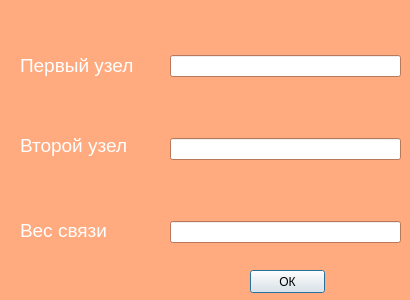
<?xml version="1.0" encoding="UTF-8"?>
<ui version="4.0">
 <class>addedge</class>
 <widget class="QDialog" name="addedge">
  <property name="geometry">
   <rect>
    <x>0</x>
    <y>0</y>
    <width>410</width>
    <height>300</height>
   </rect>
  </property>
  <property name="palette">
   <palette>
    <active>
     <colorrole role="WindowText">
      <brush brushstyle="SolidPattern">
       <color alpha="255">
        <red>255</red>
        <green>255</green>
        <blue>255</blue>
       </color>
      </brush>
     </colorrole>
     <colorrole role="Base">
      <brush brushstyle="SolidPattern">
       <color alpha="255">
        <red>255</red>
        <green>255</green>
        <blue>255</blue>
       </color>
      </brush>
     </colorrole>
     <colorrole role="Window">
      <brush brushstyle="SolidPattern">
       <color alpha="255">
        <red>255</red>
        <green>170</green>
        <blue>127</blue>
       </color>
      </brush>
     </colorrole>
    </active>
    <inactive>
     <colorrole role="WindowText">
      <brush brushstyle="SolidPattern">
       <color alpha="255">
        <red>255</red>
        <green>255</green>
        <blue>255</blue>
       </color>
      </brush>
     </colorrole>
     <colorrole role="Base">
      <brush brushstyle="SolidPattern">
       <color alpha="255">
        <red>255</red>
        <green>255</green>
        <blue>255</blue>
       </color>
      </brush>
     </colorrole>
     <colorrole role="Window">
      <brush brushstyle="SolidPattern">
       <color alpha="255">
        <red>255</red>
        <green>170</green>
        <blue>127</blue>
       </color>
      </brush>
     </colorrole>
    </inactive>
    <disabled>
     <colorrole role="WindowText">
      <brush brushstyle="SolidPattern">
       <color alpha="255">
        <red>120</red>
        <green>120</green>
        <blue>120</blue>
       </color>
      </brush>
     </colorrole>
     <colorrole role="Base">
      <brush brushstyle="SolidPattern">
       <color alpha="255">
        <red>255</red>
        <green>170</green>
        <blue>127</blue>
       </color>
      </brush>
     </colorrole>
     <colorrole role="Window">
      <brush brushstyle="SolidPattern">
       <color alpha="255">
        <red>255</red>
        <green>170</green>
        <blue>127</blue>
       </color>
      </brush>
     </colorrole>
    </disabled>
   </palette>
  </property>
  <property name="windowTitle">
   <string>Dialog</string>
  </property>
  <widget class="QWidget" name="verticalLayoutWidget_2">
   <property name="geometry">
    <rect>
     <x>170</x>
     <y>0</y>
     <width>231</width>
     <height>301</height>
    </rect>
   </property>
   <layout class="QVBoxLayout" name="verticalLayout_2">
    <item>
     <widget class="QLineEdit" name="lineEdit_3"/>
    </item>
    <item>
     <widget class="QLineEdit" name="lineEdit_2"/>
    </item>
    <item>
     <widget class="QLineEdit" name="lineEdit"/>
    </item>
   </layout>
  </widget>
  <widget class="QLabel" name="label">
   <property name="geometry">
    <rect>
     <x>20</x>
     <y>50</y>
     <width>131</width>
     <height>31</height>
    </rect>
   </property>
   <property name="font">
    <font>
     <pointsize>14</pointsize>
    </font>
   </property>
   <property name="text">
    <string>Первый узел</string>
   </property>
  </widget>
  <widget class="QLabel" name="label_2">
   <property name="geometry">
    <rect>
     <x>20</x>
     <y>130</y>
     <width>111</width>
     <height>31</height>
    </rect>
   </property>
   <property name="font">
    <font>
     <pointsize>14</pointsize>
    </font>
   </property>
   <property name="text">
    <string>Второй узел</string>
   </property>
  </widget>
  <widget class="QLabel" name="label_3">
   <property name="geometry">
    <rect>
     <x>20</x>
     <y>220</y>
     <width>91</width>
     <height>20</height>
    </rect>
   </property>
   <property name="font">
    <font>
     <pointsize>14</pointsize>
    </font>
   </property>
   <property name="text">
    <string>Вес связи</string>
   </property>
  </widget>
  <widget class="QPushButton" name="pushButton">
   <property name="geometry">
    <rect>
     <x>250</x>
     <y>270</y>
     <width>75</width>
     <height>23</height>
    </rect>
   </property>
   <property name="text">
    <string>ОК</string>
   </property>
  </widget>
 </widget>
 <resources/>
 <connections/>
</ui>
